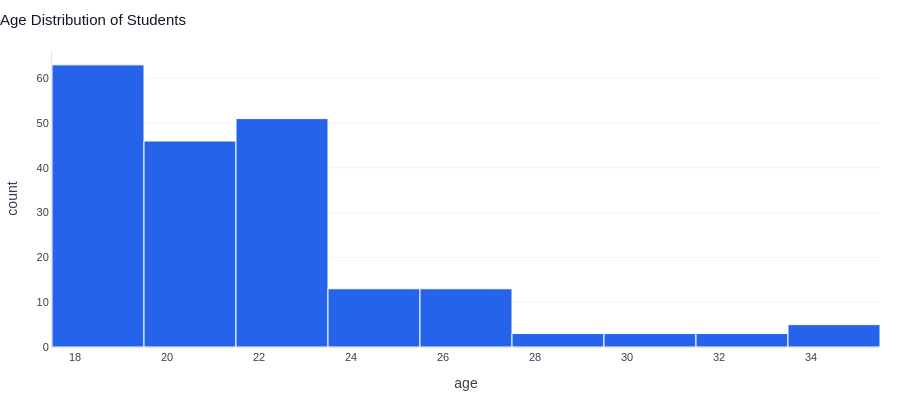

Write notebook code for a chart like this one.
### Code cell
# Age Distribution
fig = px.histogram(students, x='age', nbins=15,
                   color_discrete_sequence=[PALETTE['primary']])
fig.update_traces(marker_line_color='white', marker_line_width=1)
clean_layout(fig, 'Age Distribution of Students')
fig.show()

### Figure 1 — Plotly figure (JSON) as saved in the notebook; plotly's stock layout.template omitted (floating-point values rounded to 4 significant figures; data arrays with more than 128 entries replaced by an {"elided": "..."} marker saying what was removed)
{"data": [{"bingroup": "x", "hovertemplate": "age=%{x}<br>count=%{y}<extra></extra>", "legendgroup": "", "marker": {"color": "#2563EB", "line": {"color": "white", "width": 1}, "pattern": {"shape": ""}}, "name": "", "nbinsx": 15, "orientation": "v", "showlegend": false, "type": "histogram", "x": {"elided": "200 int values"}, "xaxis": "x", "yaxis": "y"}], "layout": {"barmode": "relative", "font": {"color": "#374151", "family": "Arial", "size": 12}, "height": 400, "legend": {"bgcolor": "rgba(0,0,0,0)", "font": {"size": 11}, "orientation": "h", "tracegroupgap": 0, "x": 1, "xanchor": "right", "y": 1.02, "yanchor": "bottom"}, "margin": {"b": 20, "l": 20, "r": 20, "t": 50}, "paper_bgcolor": "white", "plot_bgcolor": "white", "title": {"font": {"color": "#111827", "size": 15}, "text": "Age Distribution of Students", "x": 0}, "xaxis": {"anchor": "y", "domain": [0, 1], "linecolor": "#E2E8F0", "showgrid": false, "tickfont": {"size": 11}, "title": {"text": "age"}}, "yaxis": {"anchor": "x", "domain": [0, 1], "gridcolor": "#F3F4F6", "linecolor": "#E2E8F0", "tickfont": {"size": 11}, "title": {"text": "count"}}}}
